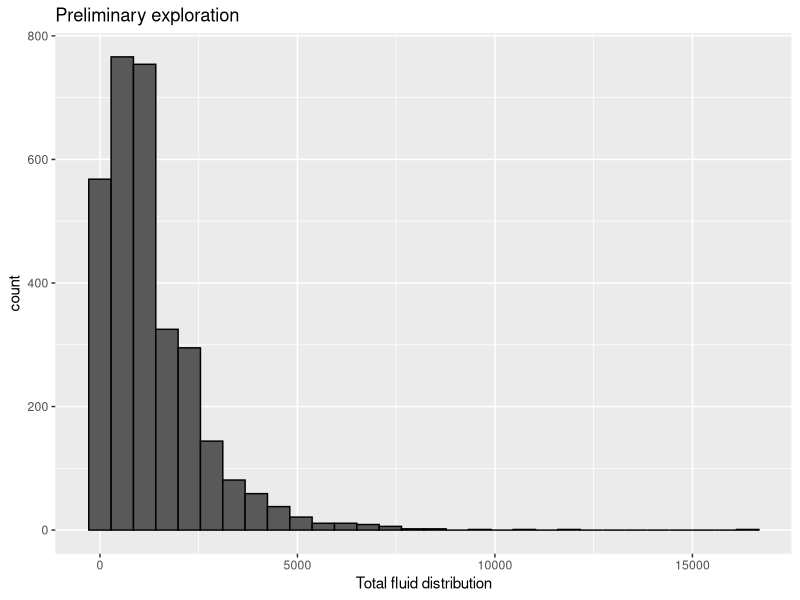
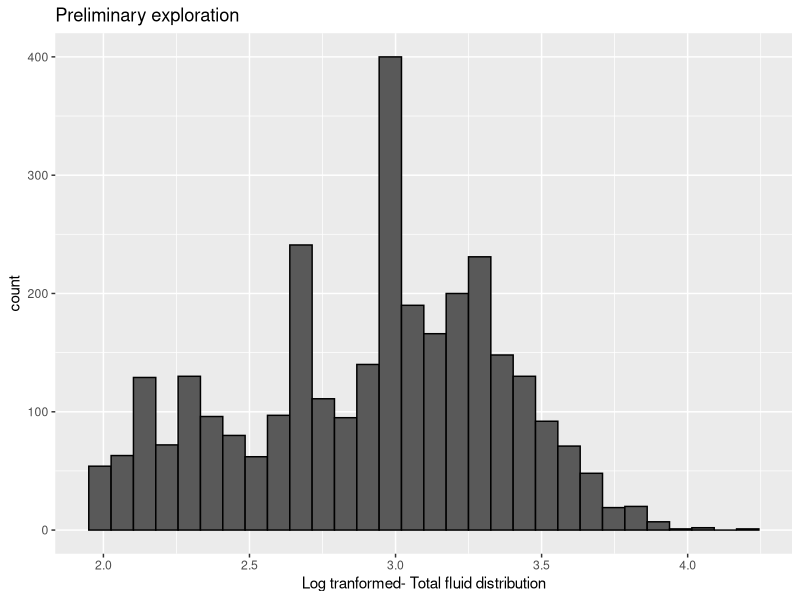
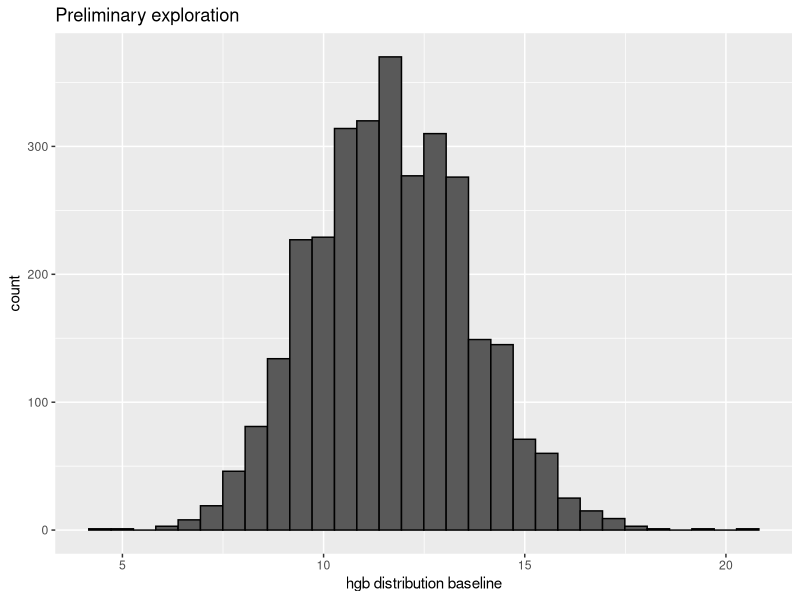
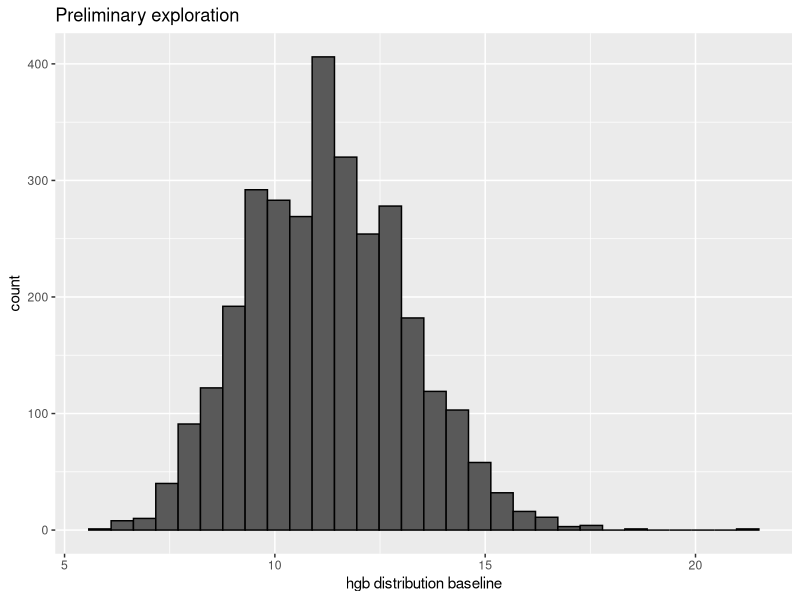
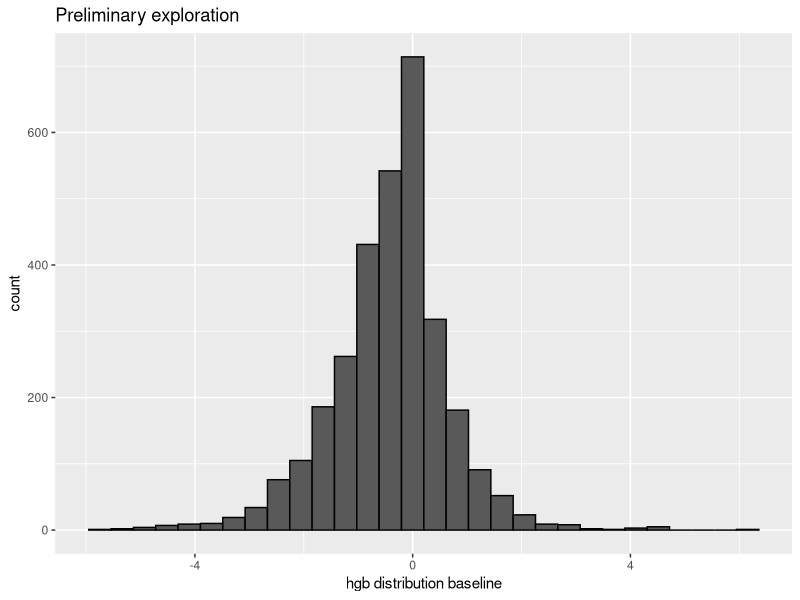
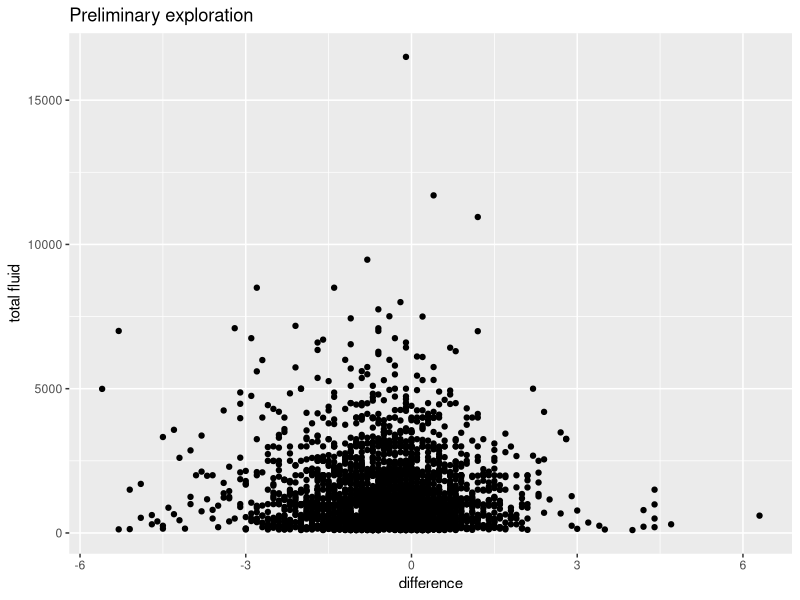
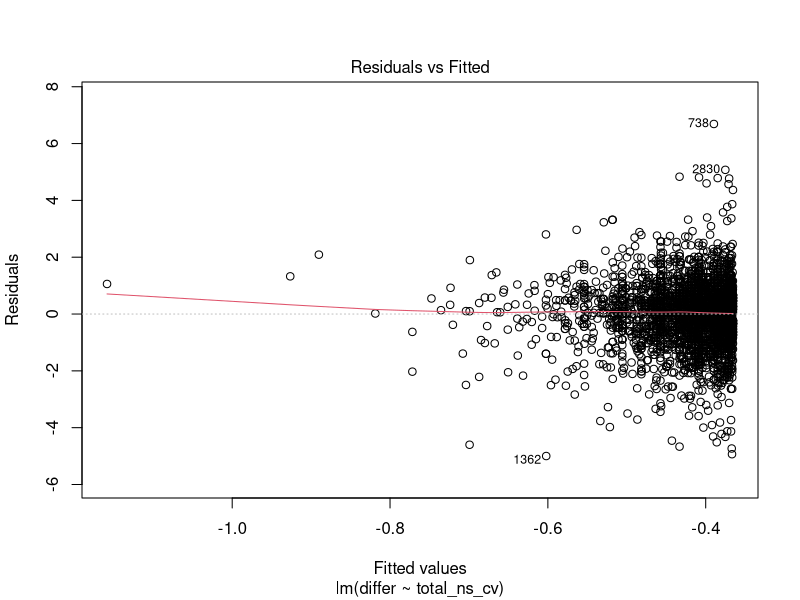
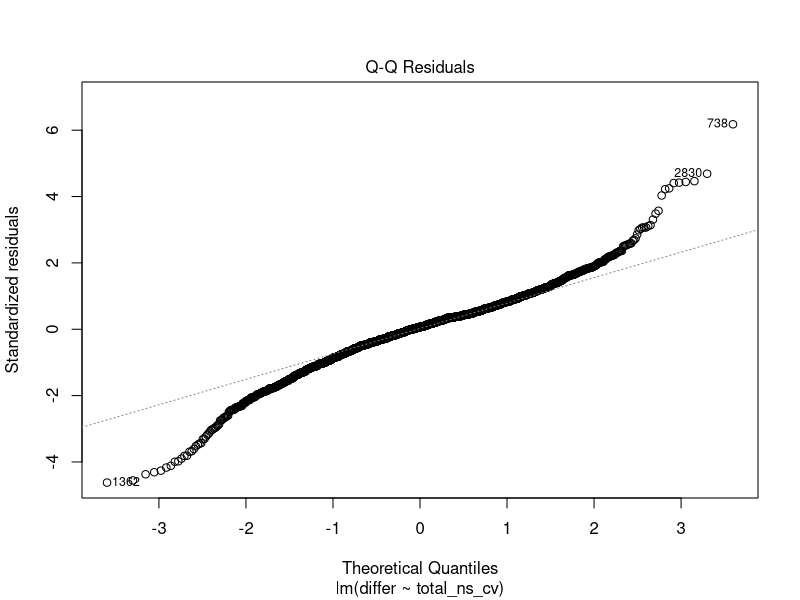

These figures' R source, in order:
## ---- chunk 1
knitr::opts_chunk$set(echo = TRUE)
library(ggplot2)
library(tidyverse)
## ---- chunk 2
setwd(getwd())
mydata<- (read_csv("results.csv" ))
newtable <- (read_csv("results1.csv"))
df <- data.frame(mydata)
## ---- chunk 3
df$transd<- (log10(df$total_ns))
df %>% 
  ggplot(aes(x = total_ns_cv)) +
  geom_histogram(color = "black") +
  xlab("Total fluid distribution") +
  ggtitle("Preliminary exploration")
df %>% 
  ggplot(aes(x = transd)) +
  geom_histogram(color = "black") +
  xlab("Log tranformed- Total fluid distribution") +
  ggtitle("Preliminary exploration")

## ---- chunk 4
df %>% 
  ggplot(aes(x = HEMOGLOBIN_1st)) +
  geom_histogram(color = "black") +
  xlab("hgb distribution baseline") +
  ggtitle("Preliminary exploration")


## ---- chunk 5
df %>% 
  ggplot(aes(x = hemoglobin_24)) +
  geom_histogram(color = "black") +
  xlab("hgb distribution baseline") +
  ggtitle("Preliminary exploration")

sd(df$hemoglobin_24)
mean(df$hemoglobin_24)
max(df$hemoglobin_24)

df %>% 
  ggplot(aes(x = differ)) +
  geom_histogram(color = "black") +
  xlab("hgb distribution baseline") +
  ggtitle("Preliminary exploration")



## ---- chunk 6
# sanity check . get the values of hemoglobin for a patient and plot the values over time 
# Hgb remain stable over time or there is change over time 
# saline by weight of person 

df %>% 
  ggplot(aes(x = differ, y= total_ns_cv)) +
  geom_point(color = "black") +
  xlab("difference") +
  ylab("total fluid")+
  ggtitle("Preliminary exploration")
## ---- chunk 7
#df <- df %>%filter (hgb_difference >= 0)
fit <- lm( differ ~ total_ns_cv, data=df)
summary(fit)
confint(fit, level=0.95)
plot(fit)

fit1 <- lm( differ ~ transd, data=df)
summary(fit1)
confint(fit1, level=0.95)
plot(fit1)
## ---- chunk 8
dfr <- data.frame(newtable)
# 
dfr %>% filter (subject_id == 18944)

dfr %>% 
  ggplot(aes(x = valuenum)) +
  geom_histogram(color = "black") 
  
dfr[order(dfr$charttime),] 
